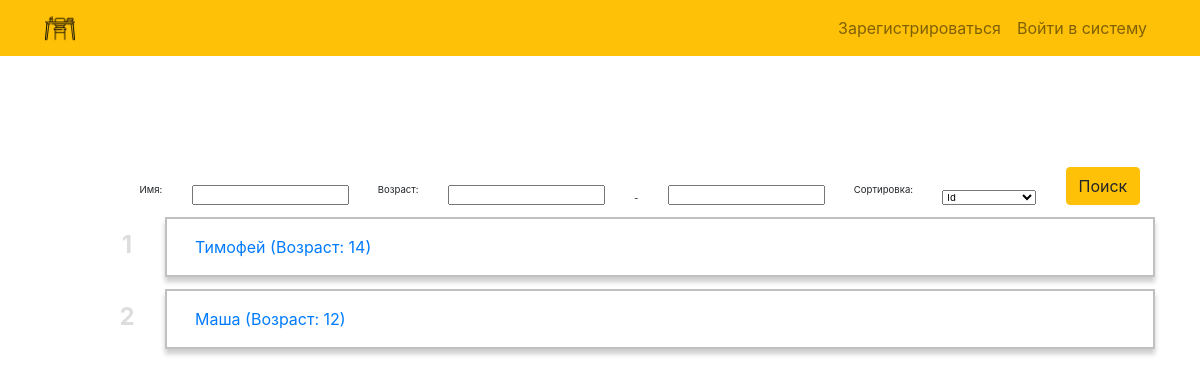
/students/, run on an earlier commit of the app's database.
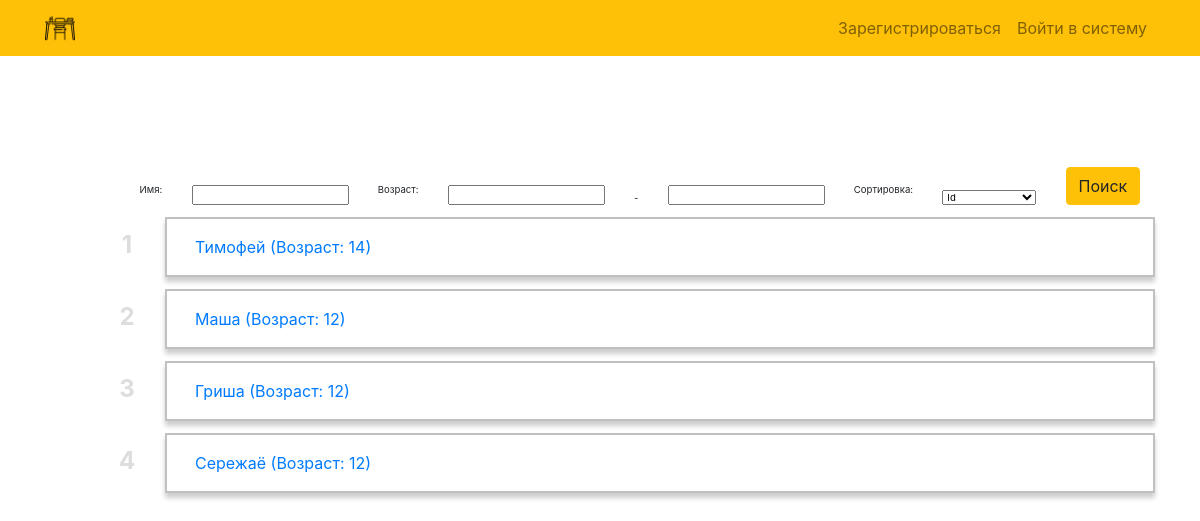
And on a later commit of the database.
### studwork/models.py (models this page shows, shortened)
class Student(models.Model):
    name = models.CharField(max_length=150, verbose_name='Имя')
    age = models.IntegerField(verbose_name='Возраст')
    objects = models.Manager()
    class Meta:
        verbose_name_plural = 'Ученики'
        verbose_name = 'Ученик'
        ordering = ['id']

### studwork/views.py (the view)
# urls.py: path('students/', views.all_students, name='students'),
def all_students(request):
    students = Student.objects.all()
    myFilter = StudentFilter(request.GET, queryset=students)
    students = myFilter.qs
    content = {'students': students, 'myFilter': myFilter}
    return render(request, 'studbase/all_students.html', content)

### studwork/templates/studbase/all_students.html (shortened to what this page needs)
{%extends 'base.html'%}
{%block content%}
<form method = 'get' class = 'student-search'>
    {{myFilter.form}}
    <button type="submit" class="btn btn-warning">Поиск</button>
</form>
<ul class="all-students">
    {%for student in students%}
    <li><a href="{%url 'stud_detail' id=student.id%}">{{student.name}} (Возраст: {{student.age}})</a></li>
    {%endfor%}
</ul>
{%endblock content%}

### accounts/templates/base.html (shortened to what this page needs)
<!DOCTYPE html>
{% load static %}
<html lang="ru">
<head>
    <link rel="stylesheet" href="https://stackpath.bootstrapcdn.com/bootstrap/4.4.1/css/bootstrap.min.css">
    <link rel="stylesheet" href = '{%static "css/style.css"%}' type = 'text/css'>
</head>
<body>
    <nav class="navbar navbar-expand-md navbar-light bg-warning">
        <div class="container">
            <a class="navbar-brand" href="{% url 'home' %}">
                 <img src="{% static 'images//icon.png' %}" width="30" height="30" class="d-inline-block align-top">
            </a>
            <div class="collapse navbar-collapse" id="navbarNav">
           <ul class="navbar-nav ml-auto">
           {% if user.is_authenticated %}
                      <li class="nav-item">
                      <a href="#" onclick="$('#signOutBtn').click()" class="nav-link">Выйти</a>
                      <form style='display: none;' action= '{%url "log_out"%}' method="POST">
                      {%csrf_token%}
                      <button  id="signOutBtn" type="submit">Выйти</button>
                      </form>
                      </li>
          {%else%}
               <li class="nav-item">
                    <a class="nav-link" href = '{%url "loginuser"%}'>Зарегистрироваться</a>
               </li>
               <li class="nav-item">
                    <a class="nav-link" href = '{%url "signupuser"%}'>Войти в систему</a>
               </li>
          {%endif%}
           </ul>
           </div>
        </div>
    </nav>
<div class = 'container'>
{%block content%}{%endblock content%}
</div>
</body>
</html>

### studwork/static/css/style.css (style rules this page uses)
.all-students { padding:0; list-style: none; counter-reset: li; }
.all-students li, .lesson-change { position: relative; border-left: 4px solid #DDDDDD; padding:16px 20px 16px 28px; margin:12px 0 12px 120px; -webkit-transition-duration: 0.3s; transition-duration: 0.3s; border: 2px solid #C0C0C0; color: #506a6b; box-shadow: 0 5px 5px 0 rgba(0,0,0, .2); }
.all-students li:before { line-height: 32px; position: absolute; top: 10px; left:-80px; width:80px; text-align:center; font-size: 24px; font-weight: bold; color: #DDDDDD; counter-increment: li; content: counter(li); -webkit-transition-duration: 0.3s; transition-duration: 0.3s; -webkit-box-sizing: border-box; -moz-box-sizing: border-box; box-sizing: border-box; }
.all-students li:after { position: absolute; top: 26px; left: -40px; width: 60px; height: 60px; border: 8px solid #ffc107; border-radius: 50%; content: ''; opacity: 0; -webkit-transition: -webkit-transform 0.3s, opacity 0.3s; -moz-transition: -moz-transform 0.3s, opacity 0.3s; transition: transform 0.3s, opacity 0.3s; -webkit-transform: translateX(-50%) translateY(-50%) scale(0.1); -moz-transform: translateX(-50%) translateY(-50%) scale(0.1); transform: translateX(-50%) translateY(-50%) scale(0.1); pointer-events: none; -webkit-box-sizing: border-box; -moz-box-sizing: border-box; box-sizing: border-box; }
.student-search { margin-top:10%; display:flex; flex-direction:row; justify-content:space-around; align-items:flex-end; height:auto; margin-left:80px; width:auto; font-size: 0.8vw; }

What changed in the data, as far as the page shows it:
added Student: name "Гриша", age "12"
added Student: name "Сережаё", age "12"
